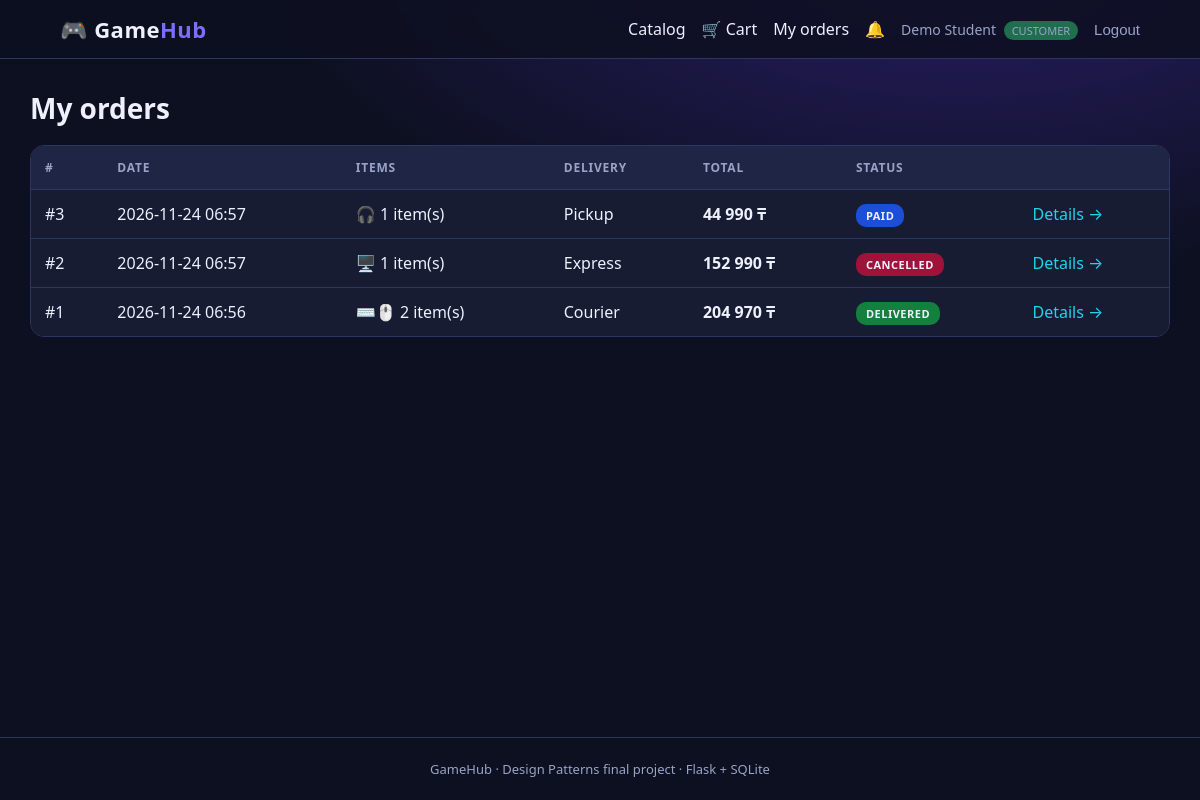
The page /orders/ (signed in) on the database its author committed.
### tables this page shows
CREATE TABLE users (
    id            INTEGER PRIMARY KEY AUTOINCREMENT,
    username      TEXT    NOT NULL UNIQUE,
    password_hash TEXT    NOT NULL,
    full_name     TEXT    NOT NULL,
    role          TEXT    NOT NULL DEFAULT 'customer' CHECK (role IN ('admin', 'customer')),
    created_at    TEXT    NOT NULL DEFAULT (datetime('now'))
);

CREATE TABLE orders (
    id              INTEGER PRIMARY KEY AUTOINCREMENT,
    user_id         INTEGER NOT NULL REFERENCES users(id) ON DELETE RESTRICT,
    status          TEXT    NOT NULL DEFAULT 'NEW'
                    CHECK (status IN ('NEW', 'PAID', 'SHIPPED', 'DELIVERED', 'CANCELLED')),
    delivery_method TEXT    NOT NULL,
    delivery_cost   REAL    NOT NULL DEFAULT 0,
    subtotal        REAL    NOT NULL,
    total           REAL    NOT NULL,
    address         TEXT    NOT NULL DEFAULT '',
    created_at      TEXT    NOT NULL DEFAULT (datetime('now'))
);

CREATE TABLE order_items (
    id         INTEGER PRIMARY KEY AUTOINCREMENT,
    order_id   INTEGER NOT NULL REFERENCES orders(id) ON DELETE CASCADE,
    product_id INTEGER NOT NULL REFERENCES products(id) ON DELETE RESTRICT,
    quantity   INTEGER NOT NULL CHECK (quantity > 0),
    unit_price REAL    NOT NULL CHECK (unit_price >= 0)
);

CREATE TABLE products (
    id          INTEGER PRIMARY KEY AUTOINCREMENT,
    category_id INTEGER NOT NULL REFERENCES categories(id) ON DELETE RESTRICT,
    name        TEXT    NOT NULL,
    description TEXT    NOT NULL DEFAULT '',
    price       REAL    NOT NULL CHECK (price >= 0),
    stock       INTEGER NOT NULL DEFAULT 0 CHECK (stock >= 0),
    icon        TEXT    NOT NULL DEFAULT '🎮'
);

### controllers/order_controller.py (the view)
@orders_bp.route("/")
@login_required
def my_orders():
    return render_template("orders.html", orders=order_service().get_for_user(current_user()))

### controllers/helpers.py (called while the page is built)
def current_user():
    user_id = session.get("user_id")
    return UserRepository().get(user_id) if user_id else None

def login_required(view):
    @wraps(view)
    def wrapper(*args, **kwargs):
        if current_user() is None:
            flash("Please log in first.", "error")
            return redirect(url_for("auth.login", next=request.path))
        return view(*args, **kwargs)
    return wrapper

def order_service():
    return current_app.extensions["gamehub"]["order_service"]

### models/entities.py (called while the page is built)
    @property
    def is_admin(self) -> bool:
        return self.role == "admin"

### patterns/singleton_database.py (called while the page is built)
    def __new__(cls, db_path=None):
        if cls._instance is None:
            with cls._lock:
                if cls._instance is None:
                    instance = super().__new__(cls)
                    instance.db_path = str(db_path or BASE_DIR / "gamehub.db")
                    cls._instance = instance
        return cls._instance

    def connect(self) -> sqlite3.Connection:
        conn = sqlite3.connect(self.db_path)
        conn.row_factory = sqlite3.Row
        conn.execute("PRAGMA foreign_keys = ON")
        return conn

    @contextmanager
    def transaction(self):
        conn = self.connect()
        try:
            yield conn
            conn.commit()
        except Exception:
            conn.rollback()
            raise
        finally:
            conn.close()

### repositories/repositories.py (called while the page is built)
    @property
    def db(self) -> Database:
        return self._db or Database()

    @staticmethod
    def _to_model(row):
        return User(row["id"], row["username"], row["full_name"], row["role"], row["password_hash"])

    def get(self, user_id):
        with self.db.transaction() as conn:
            row = conn.execute("SELECT * FROM users WHERE id = ?", (user_id,)).fetchone()
        return self._to_model(row) if row else None

    @staticmethod
    def _to_model(row):
        return Order(row["id"], row["user_id"], row["status"], row["delivery_method"],
                     row["delivery_cost"], row["subtotal"], row["total"], row["address"],
                     row["created_at"], row["customer_name"])

    def get_for_user(self, user_id):
        with self.db.transaction() as conn:
            rows = conn.execute(f"{self._SELECT} WHERE o.user_id = ? ORDER BY o.id DESC", (user_id,)).fetchall()
            return [self._load_details(conn, self._to_model(r)) for r in rows]

### services/order_service.py (called while the page is built)
    def get_for_user(self, user):
        return self.orders.get_for_user(user.id)

### templates/orders.html (shortened to what this page needs)
{% extends "base.html" %}
{% block content %}
<h1>My orders</h1>
{% if orders %}
<div class="table-wrap">
<table>
    <thead><tr><th>#</th><th>Date</th><th>Items</th><th>Delivery</th><th>Total</th><th>Status</th><th></th></tr></thead>
    <tbody>
    {% for o in orders %}
    <tr>
        <td>#{{ o.id }}</td>
        <td>{{ o.created_at[:16] }}</td>
        <td>{% for i in o.items %}{{ i.icon }}{% endfor %} {{ o.items|length }} item(s)</td>
        <td>{{ o.delivery_method|capitalize }}</td>
        <td><b>{{ o.total|money }}</b></td>
        <td><span class="status {{ o.status|lower }}">{{ o.status }}</span></td>
        <td><a href="{{ url_for('orders.detail', order_id=o.id) }}">Details →</a></td>
    </tr>
    {% endfor %}
    </tbody>
</table>
</div>
{% else %}
<p class="empty">No orders yet. <a href="{{ url_for('shop.catalog') }}">Start shopping</a></p>
{% endif %}
{% endblock %}

### templates/base.html (shortened to what this page needs)
<!DOCTYPE html>
<html lang="en">
<head>
    <link rel="stylesheet" href="{{ url_for('static', filename='style.css') }}">
</head>
<body>
<header class="topbar">
    <a class="logo" href="{{ url_for('shop.catalog') }}">🎮 Game<span>Hub</span></a>
    <nav>
        <a href="{{ url_for('shop.catalog') }}">Catalog</a>
        <a href="{{ url_for('shop.view_cart') }}" class="pill-link">🛒 Cart{% if cart_count %} <span class="count">{{ cart_count }}</span>{% endif %}</a>
        {% if user %}
            <a href="{{ url_for('orders.my_orders') }}">My orders</a>
            <a href="{{ url_for('orders.inbox') }}" class="pill-link">🔔{% if unread %} <span class="count hot">{{ unread }}</span>{% endif %}</a>
            <span class="user">{{ user.full_name }} <span class="role {{ user.role }}">{{ user.role }}</span></span>
            <form method="POST" action="{{ url_for('auth.logout') }}" class="inline">
                <button class="link-btn">Logout</button>
            </form>
        {% else %}
            <a href="{{ url_for('auth.login') }}">Login</a>
            <a href="{{ url_for('auth.register') }}" class="btn small">Sign up</a>
        {% endif %}
    </nav>
</header>
<main class="container">
    {% block content %}{% endblock %}
</main>
<footer>GameHub · Design Patterns final project · Flask + SQLite</footer>
</body>
</html>

### static/style.css (style rules this page uses)
:root { --bg: #0d1020; --surface: #171c33; --surface-2: #1f2645; --border: #2d3660; --text: #eef0ff; --muted: #9aa3c7; --accent: #7c6cff; --accent-2: #22d3ee; --success: #22c55e; --warning: #f59e0b; --danger: #ef4461; --radius: 14px; }
* { box-sizing: border-box; }
body { margin: 0; font-family: "Segoe UI", Inter, Arial, sans-serif; background: radial-gradient(1200px 600px at 80% -10%, #2a1f6b 0%, transparent 60%), var(--bg); color: var(--text); min-height: 100vh; display: flex; flex-direction: column; }
a { color: var(--accent-2); text-decoration: none; }
h1 { font-size: 28px; margin: 0 0 18px; }
.topbar { position: sticky; top: 0; z-index: 10; display: flex; justify-content: space-between; align-items: center; flex-wrap: wrap; gap: 12px; padding: 14px 5%; background: rgba(13, 16, 32, 0.85); backdrop-filter: blur(8px); border-bottom: 1px solid var(--border); }
.logo { font-size: 22px; font-weight: 800; color: var(--text); letter-spacing: .5px; }
.logo span { color: var(--accent); }
nav { display: flex; align-items: center; gap: 16px; flex-wrap: wrap; }
nav a { color: var(--text); }
.user { color: var(--muted); font-size: 14px; }
.role { font-size: 11px; padding: 2px 8px; border-radius: 10px; margin-left: 4px; text-transform: uppercase; }
.role.customer { background: #1f6f4f; }
.link-btn { background: none; border: none; color: var(--muted); cursor: pointer; font-size: 15px; padding: 0; }
.container { width: 100%; max-width: 1180px; margin: 30px auto; padding: 0 20px; flex: 1; }
footer { text-align: center; color: var(--muted); font-size: 13px; padding: 22px; border-top: 1px solid var(--border); }
.inline { display: inline; }
form { margin: 0; }
.table-wrap { overflow-x: auto; border-radius: var(--radius); border: 1px solid var(--border); }
table { width: 100%; border-collapse: collapse; background: var(--surface); }
th, td { padding: 13px 14px; text-align: left; border-bottom: 1px solid var(--border); vertical-align: middle; }
th { background: var(--surface-2); color: var(--muted); font-size: 12px; text-transform: uppercase; letter-spacing: .8px; }
tbody tr:last-child td { border-bottom: none; }
.status { font-size: 11px; font-weight: 700; padding: 4px 10px; border-radius: 10px; letter-spacing: .5px; vertical-align: middle; }
.status.paid { background: #1d4ed8; }
.status.delivered { background: #15803d; }
.status.cancelled { background: #9f1239; }

### rows shown on the page
users: full_name "Demo Student", role "CUSTOMER"
orders: id "3", created_at "2026-11-24 06:57", items|length "1", delivery_method "Pickup", total "44 990 ₸", status "PAID"
order_items: icon "🎧"
orders: id "2", created_at "2026-11-24 06:57", items|length "1", delivery_method "Express", total "152 990 ₸", status "CANCELLED"
order_items: icon "🖥️"
orders: id "1", created_at "2026-11-24 06:56", items|length "2", delivery_method "Courier", total "204 970 ₸", status "DELIVERED"
order_items: icon "⌨️"
order_items: icon "🖱️"
